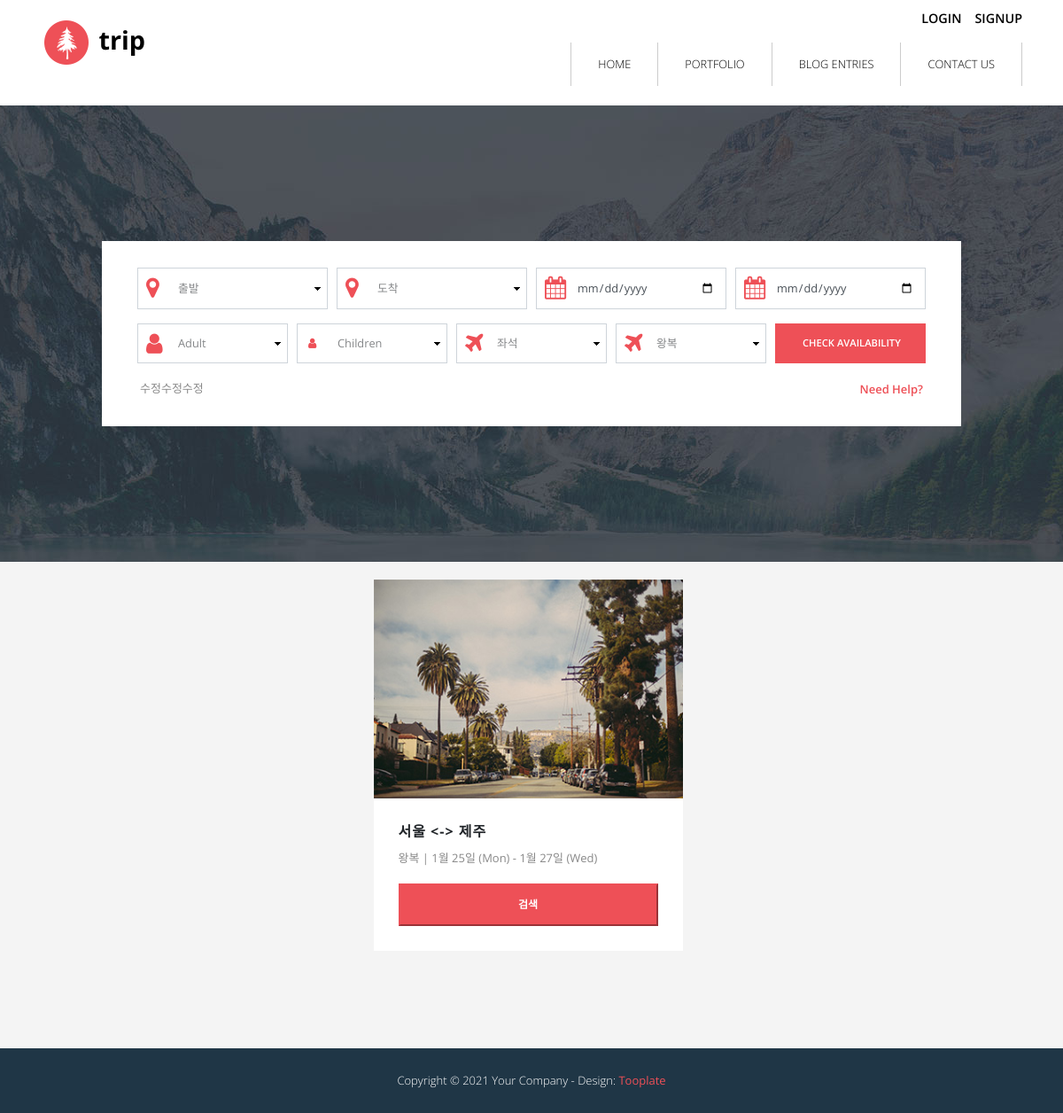
/, run on an earlier commit of the app's database.
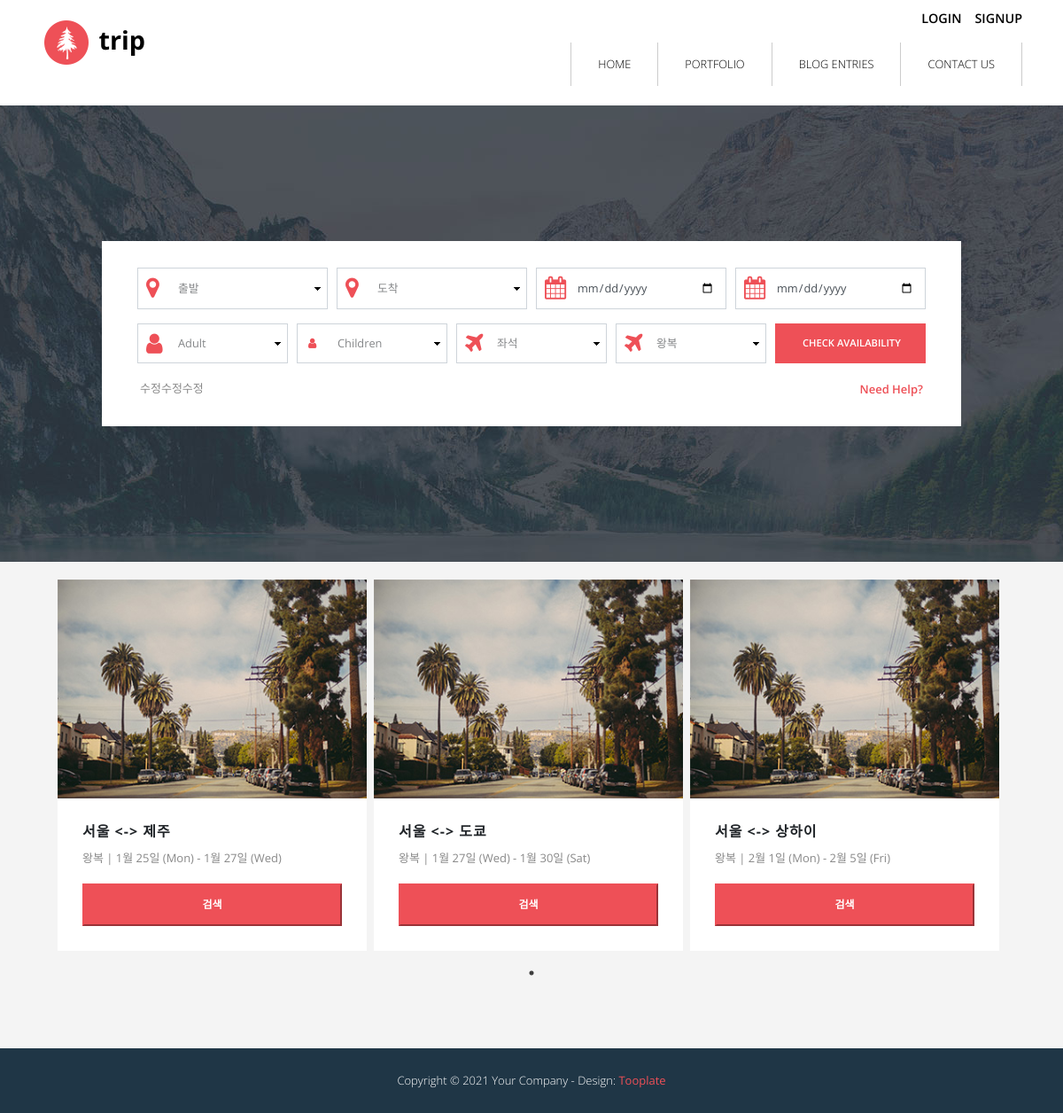
And on a later commit of the database.
### air_app/models.py (models this page shows)
class Reservation(models.Model):
    objects = models.Manager()
    user_id = models.ForeignKey(User, on_delete = models.CASCADE, related_name="reservation")   # 유저 외래키
    go_ticket_id = models.ForeignKey(Ticket, on_delete=models.CASCADE, related_name="go_ticket", null=True)  # 가는편 외래키
    come_ticket_id = models.ForeignKey(Ticket, on_delete=models.CASCADE, related_name="come_ticket", null=True)    # 오는편 외래키
    reservation_date = models.DateField(auto_now_add=True)   # 예약날짜
    price = models.IntegerField()   # 결제금액

class Ticket(models.Model):
    objects = models.Manager()
    airline_id = models.ForeignKey(Airline, on_delete=models.CASCADE, related_name="ticket")   # 항공사 외래키
    departure_place = models.CharField(max_length=50)  # 출발지
    arrival_place = models.CharField(max_length=50)    # 도착지
    departure_airport = models.CharField(max_length=10)    # 출발공항(공항코드)
    arrival_airport = models.CharField(max_length=10)  # 도착공항(공항코드)
    departure_time = models.TimeField()    # 출발시간
    arrival_time = models.TimeField()   # 도착시간
    departure_data = models.DateField() # 출발날짜
    first_class_price = models.IntegerField()   # 일등석 가격
    business_class_price = models.IntegerField()    # 비즈니스 가격
    premium_price = models.IntegerField()   # 프리미엄 가격
    economy_price = models.IntegerField()   # 일반석 가격

### main_app/views.py (the view)
# urls.py: path('', views.indexViews, name='index'),
def indexViews(request):
    context = MainService().searchPlace()
    return render(request, 'index.html',context)

### main_app/templates/index.html (shortened to what this page needs)
{%extends "base.html"%}
{% load static %}
{%block content%}
            <div class="tm-section tm-bg-img" id="tm-section-1">
                <div class="tm-bg-white ie-container-width-fix-2">
                    <div class="container ie-h-align-center-fix">
                        <div class="row">
                            <div class="col-xs-12 ml-auto mr-auto ie-container-width-fix">
                                <form action="/air_app/searchList_go" method="POST" class="tm-search-form tm-section-pad-2">{% csrf_token %}
                                    <div class="form-row tm-search-form-row">
                                        <div class="form-group tm-form-element tm-form-element-100">
                                            <i class="fa fa-map-marker fa-2x tm-form-element-icon"></i>
                                            <select name="departure_place" type="text" class="form-control tm-select" id="departureCity" >
                                                <option value ="">출발</option>
                                            </select>
                                        </div>
                                        <div class="form-group tm-form-element tm-form-element-100">
                                            <i class="fa fa-map-marker fa-2x tm-form-element-icon"></i>
                                            <select name="arrival_place" type="text" class="form-control tm-select" id="arrivalCity" >
                                                <option value="">도착</option>
                                            </select>
                                        </div>
                                        <div class="form-group tm-form-element tm-form-element-50">
                                            <i class="fa fa-calendar fa-2x tm-form-element-icon"></i>
                                            <input name="departure_data" type="date" class="form-control" id="departure_data" placeholder="출발하는 날짜">
                                        </div>
                                        <div class="form-group tm-form-element tm-form-element-50">
                                            <i class="fa fa-calendar fa-2x tm-form-element-icon"></i>
                                            <input name="arrival_data" type="date" class="form-control" id="arrival_data" placeholder="도착하는 날짜">
                                        </div>
                                    </div>
                                    <div class="form-row tm-search-form-row">
                                        <div class="form-group tm-form-element tm-form-element-2">
                                            <select name="adult" class="form-control tm-select" id="adult">
                                                <option value="">Adult</option>
                                            </select>
                                            <i class="fa fa-2x fa-user tm-form-element-icon"></i>
                                        </div>
                                        <div class="form-group tm-form-element tm-form-element-2">
                                            <select name="children" class="form-control tm-select" id="children">
                                                <option value="">Children</option>
                                            </select>
                                            <i class="fa fa-user tm-form-element-icon tm-form-element-icon-small"></i>
                                        </div>
                                        <div class="form-group tm-form-element tm-form-element-2">
                                            <select name="seat" class="form-control tm-select" id="seat">
                                                <option value="">좌석</option>
                                            </select>
                                            <i class="fa fa-2x fa-plane tm-form-element-icon"></i>
                                        </div>
                                         <div class="form-group tm-form-element tm-form-element-2">
                                            <select name="section" class="form-control tm-select" id="section">
                                                <option value="round_trip">왕복</option>
                                            </select>
                                            <i class="fa fa-2x fa-plane tm-form-element-icon"></i>
                                        </div>
                                        <div class="form-group tm-form-element tm-form-element-2">
                                            <button type="submit" class="btn btn-primary tm-btn-search" onclick="return searchCheck()">Check Availability</button>
                                        </div>
                                      </div>
                                      <div class="form-row clearfix pl-2 pr-2 tm-fx-col-xs">
                                          <p class="tm-margin-b-0">수정수정수정</p>
                                          <a href="#" class="ie-10-ml-auto ml-auto mt-1 tm-font-semibold tm-color-primary">Need Help?</a>
                                      </div>
                                </form>
                            </div>
                        </div>
                    </div>
                </div>
            </div>
            <div class="tm-section tm-section-pad tm-bg-gray" id="tm-section-4">
                <div class="container">
                    <div class="row">
                        <div class="col-sm-12 col-md-12 col-lg-12 col-xl-12">
                            <div id="tm-article-carousel">
                                {% for rank in ranking_list %}
                                <article class="tm-bg-white mr-2 tm-carousel-item">
                                    <img src="{%static 'img/img-01.jpg'%}" alt="Image" class="img-fluid">
                                    <div class="tm-article-pad">
                                        <header><h3 class="text-uppercase tm-article-title-2">{{rank.go_ticket_id.departure_place}} &lt-&gt {{rank.go_ticket_id.arrival_place}}</h3></header>
                                        <p>왕복 | {{rank.go_ticket_id.departure_data | date:'n월 j일 (D)'}} - {{rank.come_ticket_id.departure_data | date:'n월 j일 (D)'}}</p>
                                        <form action="air_app/searchList_go" method="post">{% csrf_token %}
                                            <button type="submit" class="text-uppercase btn-primary tm-btn-primary">검색</a>
                                        </form>
                                    </div>
                                </article>
                                {% endfor %}
                            </div>
                        </div>
                    </div>
                </div>
            </div>
{%endblock content%}

### templates/base.html (shortened to what this page needs)
<!DOCTYPE html>
<html lang="en">
<head>
    {% load static %}
    <link rel="stylesheet" href="{%static 'font-awesome-4.7.0/css/font-awesome.min.css'%}">
    <link rel="stylesheet" href="{%static 'css/bootstrap.min.css'%}">
    <link rel="stylesheet" type="text/css" href="{%static 'slick/slick.css'%}"/>
    <link rel="stylesheet" type="text/css" href="{%static 'slick/slick-theme.css'%}"/>
    <link rel="stylesheet" type="text/css" href="{%static 'css/datepicker.css'%}"/>
    <link rel="stylesheet" href="{%static 'css/tooplate-style.css'%}">
</head>
    <body>
        <div class="tm-main-content" id="top">
            <div class="tm-top-bar-bg"></div>
            <div class="tm-top-bar" id="tm-top-bar">
                <div class="container">
                    <div class="row">
                        <nav class="navbar navbar-expand-lg narbar-light">
                            <div>
                                <a class="navbar-brand mr-auto" href="/">
                                    <img src="{%static 'img/logo.png'%}" alt="Site logo">
                                    trip
                                </a>
                            </div>
                            <div style="width:100%">
                                <div class="navbar-brand mr-auto"style="height: 50%; box-sizing: border-box;
                                width:100%;">
                                    <ul class="login ml-auto" >
                                        {% if request.session.login_id %}
                                         <li class="login-item">
                                            <a class="login-item-login" href="/air_app/reservation_list"> 예약확인 </a>
                                        </li>
                                        <li class="login-item">
                                                <a class="login-item-signup" href="/user_app/logout" >logout</a>
                                        </li>
                                        {% else %}
                                        <li class="login-item">
                                            <a class="login-item-login" href="/user_app/login">login</a>
                                        </li>
                                        <li class="login-item">
                                            <a class="login-item-signup" href="/user_app/signup" >signup</a>
                                        </li>
                                        {% endif %}
                                    </ul>
                                </div>
                                <div id="mainNav" class="collapse navbar-collapse tm-bg-white" style="height: 50%;">
                                    <ul class="navbar-nav ml-auto">
                                    <li class="nav-item">
                                        <a class="nav-link" href="#top">Home <span class="sr-only">(current)</span></a>
                                    </li>
                                    <li class="nav-item">
                                        <a class="nav-link" href="#tm-section-4">Portfolio</a>
                                    </li>
                                    <li class="nav-item">
                                        <a class="nav-link" href="#tm-section-5">Blog Entries</a>
                                    </li>
                                    <li class="nav-item">
                                        <a class="nav-link" href="#tm-section-6">Contact Us</a>
                                    </li>
                                    </ul>
                                </div>
                            </div>
                        </nav>
                    </div>
                </div>
            </div>
            {%block content%}
            {%endblock content%}
            <footer class="tm-bg-dark-blue">
                <div class="container">
                    <div class="row">
                        <p class="col-sm-12 text-center tm-font-light tm-color-white p-4 tm-margin-b-0">
                        Copyright &copy; <span class="tm-current-year">2018</span> Your Company
                        - Design: <a rel="nofollow" href="https://www.tooplate.com" class="tm-color-primary tm-font-normal" target="_parent">Tooplate</a></p>
                    </div>
                </div>
            </footer>
        </div>
</body>
</html>

### static/css/tooplate-style.css (style rules this page uses)
body { font-family: 'Open Sans', Helvetica, Arial, sans-serif; font-size: 13px; font-weight: 400; overflow-x: hidden; }
a, button { transition: all 0.3s ease; }
.tm-margin-b-0 { margin-bottom: 0; }
.tm-color-white { color: white; }
.tm-color-primary { color: #ee5057; }
.tm-bg-gray { background: #F4F4F4; }
.tm-bg-white { background: white; }
.tm-bg-dark-blue { background: #1f3646; }
.tm-section-pad { padding: 30px 50px; }
.tm-section-pad-2 { padding: 30px 40px; }
.tm-article-pad { padding: 28px; }
.tm-font-light { font-weight: 300; }
.tm-font-normal { font-weight: 400; }
.tm-font-semibold { font-weight: 600; }
p { color: #898989; line-height: 1.9; }
.login { float:right; list-style: none; margin-bottom: 0; line-height: 2rem; display: flex; }
.login-item { font-size: 0.9rem; font-weight: 600; text-transform: uppercase; transition: all 0.5s ease; }
.login-item-signup { padding-left: 15px; }
.navbar { width: 100%; padding-top: 0; padding-bottom: 0; }
.navbar-brand { font-size: 1.8rem; font-weight: 700; }
.navbar a { color: black; }
.nav-item { background: transparent; border-left: 1px solid #ccc; cursor: pointer; font-size: 0.8rem; font-weight: 300; text-transform: uppercase; padding: 0; transition: all 0.5s ease; }
.nav-item:last-child { border-right: 1px solid #ccc; }
.tm-top-bar .navbar-expand-lg .navbar-nav .nav-link { padding: 15px 30px; }
.tm-top-bar { position: fixed; top: 0; left: 0; width: 100%; padding-top: 10; z-index: 10000; transition: all 0.2s ease-in-out; height: 119px; background: white; }
.tm-top-bar-bg { height: 119px; }
.tm-section { min-height: 515px; }
.tm-section-pad { padding-top: 20px; padding-bottom: 80px; }
#tm-section-1 { background-image: url('../img/bg-img-1.jpg'); height: 515px; }
.tm-bg-img { background-position: center center; background-repeat: no-repeat; background-size: cover; display: -webkit-box; display: -webkit-flex; display: -ms-flexbox; display: flex; -webkit-box-align: center; -webkit-align-items: center; -ms-flex-align: center; align-items: center; -webkit-box-pack: center; -webkit-justify-content: center; -ms-flex-pack: center; justify-content: center }
.form-control { border-radius: 0; padding: 0.6rem 0.75rem; }
.btn-primary { background-color: #ee5057; border-color: #ee5057; border-radius: 0; cursor: pointer; font-size: 0.7rem; font-weight: 600; padding: 13px 30px; text-transform: uppercase; }
.tm-search-form .tm-form-element { padding: 0 5px; }
.tm-form-element { position: relative; }
.tm-form-element:last-child { margin-right: 0; }
.tm-form-element-icon { color: #ee5057; position: absolute; top: 10px; left: 15px; }
.tm-form-element-icon-small { top: 16px; left: 18px; }
select.tm-select.form-control:not([size]):not([multiple]) { height: 100%; }
select:not([multiple]) { -webkit-appearance: none; -moz-appearance: none; background-position: right 50%; background-repeat: no-repeat; padding: .5em; padding-right: 1.5em }
.tm-select { border-radius: 0; color: #858789; }
.tm-search-form .form-control { font-size: 0.8rem; padding: 0.75rem 0.75rem 0.75rem 45px; }
.tm-search-form .tm-form-element { width: 25%; }
.tm-search-form .tm-form-element-2 { width: 20%; }
.tm-search-form-row { width: 900px; }
.tm-btn-search { width: 100%; }
.tm-article-title-2 { font-size: 1rem; font-weight: 700; letter-spacing: 1px; }
.tm-btn-primary { display: block; width: 100%; text-align: center; margin-left: auto; margin-right: auto; font-size: 0.75rem; }
.clearfix:after { content: " "; visibility: hidden; display: block; height: 0; clear: both; }

What changed in the data, as far as the page shows it:
added Reservation: go_ticket_id.departure_place "서울", go_ticket_id.arrival_place "도쿄", go_ticket_id.departure_data "1월 27일 (Wed)", come_ticket_id.departure_data "1월 30일 (Sat)"
added Reservation: go_ticket_id.departure_place "서울", go_ticket_id.arrival_place "상하이", go_ticket_id.departure_data "2월 1일 (Mon)", come_ticket_id.departure_data "2월 5일 (Fri)"
